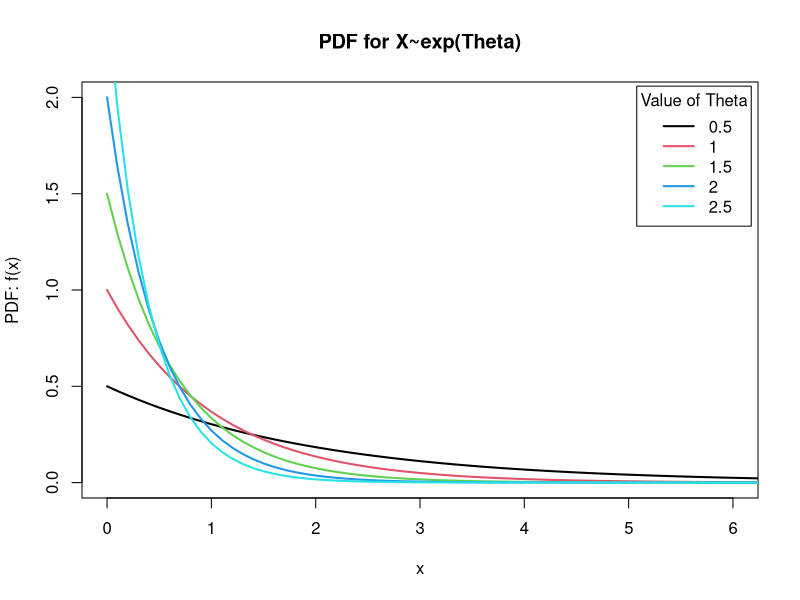
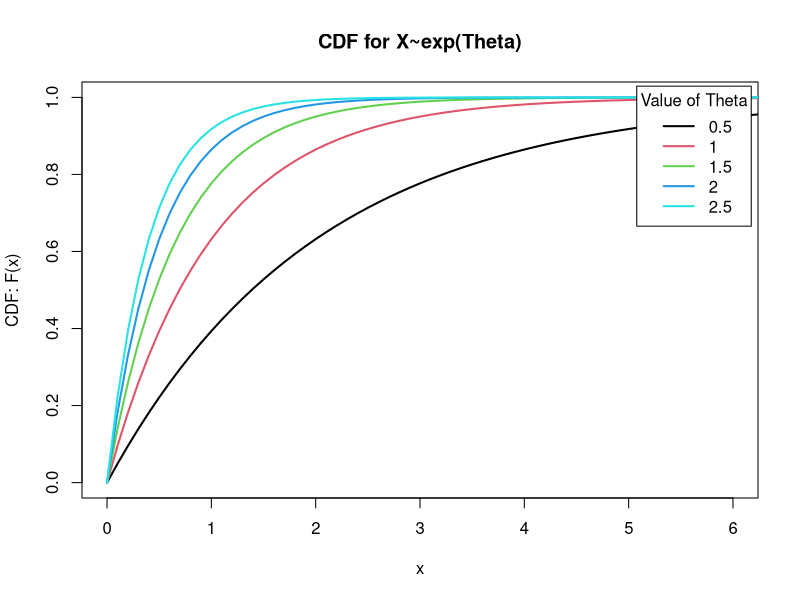
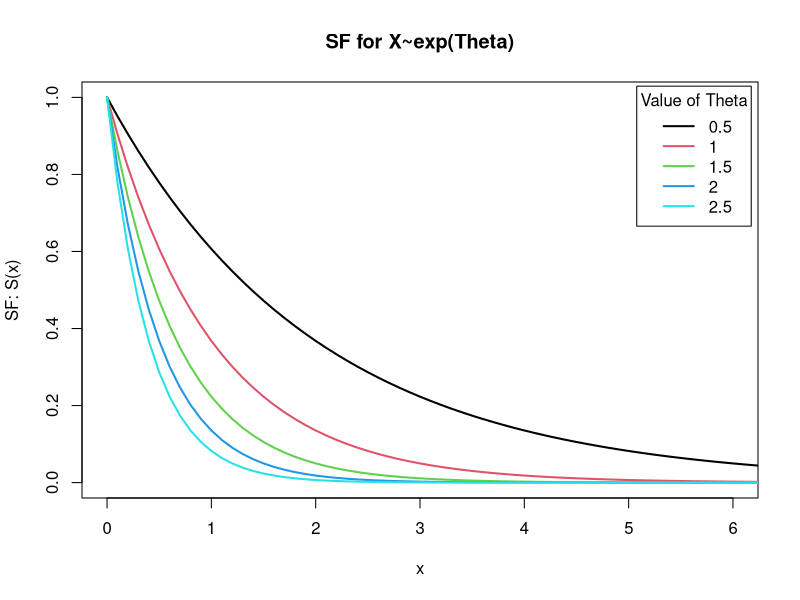
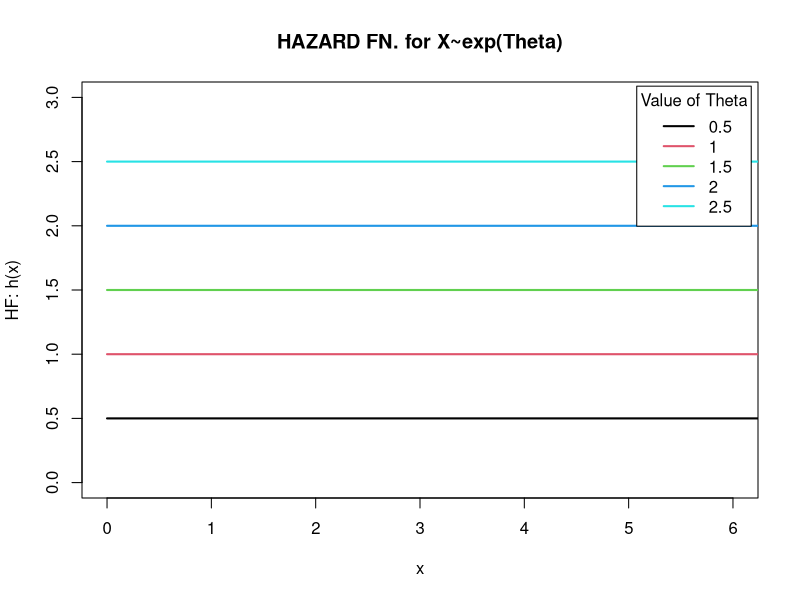
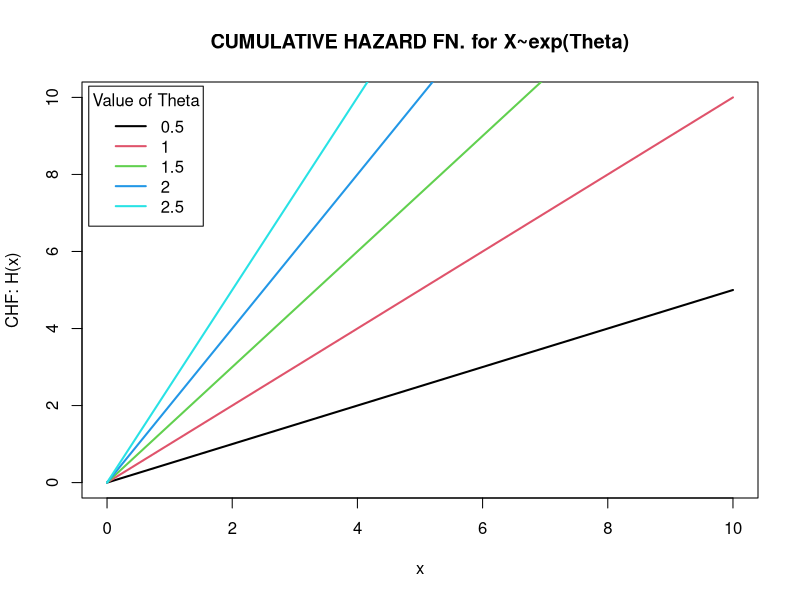

Write R code to recreate these figures, in order.
# EXPONENTIAL
x<-seq(from=0,to=10,by=0.1)
ps<-ths<-cs<-sfs<-hxs<-Hxs<-NULL
for(i in 1:5){
  theta<-0.5*i
  ths<-c(ths,theta)
  #PDF
  pdf<-dexp(x,rate=theta) 
  ps<-rbind(ps,pdf)
  #CDF
  cdf<-pexp(x,rate=theta) #lower.tail=TRUE means P(X<=x)(default)
  cs<-rbind(cs,cdf)
  #SF
  sf<-pexp(x,rate=theta,lower.tail=FALSE)# P[X>x] or use sf<-1-cdf 
  sfs<-rbind(sfs,sf)
  #HAZARD FN
  hx<-(pdf/sf)
  hxs<-rbind(hxs,hx)
  #CUM HAZARD FN
  integrand<-function(x){theta*x^0}  # !!!DOUBT for function
  Hx<-c()
  for(i in 1:101){
    objj<-integrate(integrand,lower=0,upper=x[i]) 
    #unlist() or str() not reqd. over integrate
    Hx<-c(Hx,objj$value)
  }
  #or use:
  # IMP Hxs<--log(1-cs) or Hxs<--log(sfs)
  #or
  # IMP Hxs<--pexp(t,r,lower=FALSE,log=TRUE)
  Hxs<-rbind(Hxs,Hx)
}
#PDF
rownames(ps)<-ths
colnames(ps)<-x;ps
matplot(x,t(ps),type="l",main="PDF for X~exp(Theta)",lty=1,lwd=2,col=1:5,ylab="PDF: f(x)",
        ylim=c(0,2),xlim=c(0,6))
# oR ths<-seq(0.5,2.5,0.5)
legend("topright",inset=0.01,legend=ths,lty=1,lwd=2,col=1:5,bg=("white"),
       horiz=F,title="Value of Theta") 
#CDF
rownames(cs)<-ths
colnames(cs)<-x;cs
matplot(x,t(cs),type="l",main="CDF for X~exp(Theta)",lty=1,lwd=2,col=1:5,ylab="CDF: F(x)",
        ylim=c(0,1),xlim=c(0,6))
legend("topright",inset=0.01,legend=ths,lty=1,lwd=2,col=1:5,bg=("white"),
       horiz=F,title="Value of Theta")
#SF
rownames(sfs)<-ths
colnames(sfs)<-x;sfs
matplot(x,t(sfs),type="l",main="SF for X~exp(Theta)",lty=1,lwd=2,col=1:5,ylab="SF: S(x)",
        ylim=c(0,1),xlim=c(0,6))
legend("topright",inset=0.01,legend=ths,lty=1,lwd=2,col=1:5,bg=("white"),
       horiz=F,title="Value of Theta")
#HAZARD FN
rownames(hxs)<-ths
colnames(hxs)<-x;hxs
matplot(x,t(hxs),type="l",main="HAZARD FN. for X~exp(Theta)",lty=1,lwd=2,col=1:5,ylab="HF: h(x)",
        ylim=c(0,3),xlim=c(0,6))
legend("topright",inset=0.01,legend=ths,lty=1,lwd=2,col=1:5,bg=("white"),
       horiz=F,title="Value of Theta")
#CUM HAZARD FN
rownames(Hxs)<-ths
colnames(Hxs)<-x;hxs
matplot(x,t(Hxs),type="l",main="CUMULATIVE HAZARD FN. for X~exp(Theta)",lty=1,lwd=2,
        col=1:5,ylab="CHF: H(x)",ylim=c(0,10),xlim=c(0,10))
legend("topleft",inset=0.01,legend=ths,lty=1,lwd=2,col=1:5,bg=("white"),
       horiz=F,title="Value of Theta")
